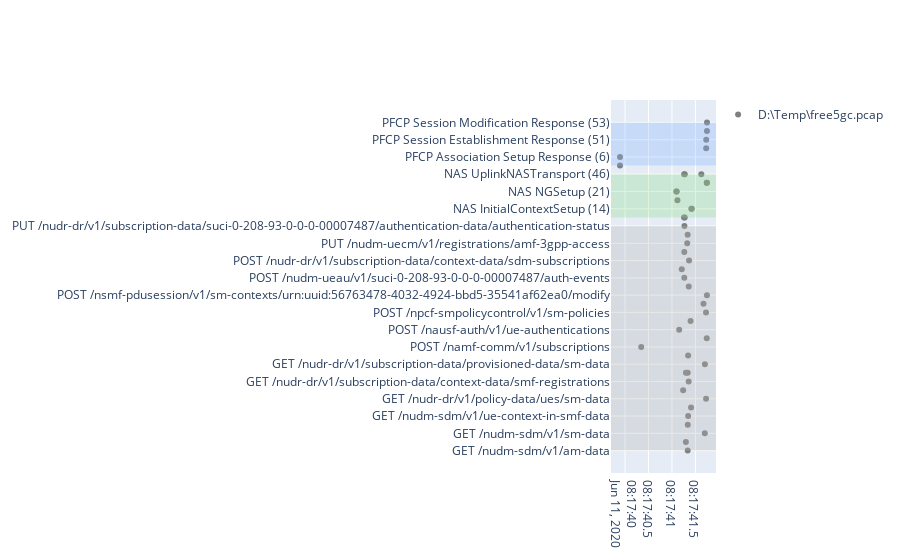

Notebook code cell kept with this figure:
### Code cell
fig = go.Figure(data=plot_data)
fig.update_layout(shapes=trace_plotting.get_protocol_shapes(packets_df, y_axis='y'))
fig.show()
out_html = ''.join(wireshark_traces.split('.')[0:-1]) + '_pcap_plot.html'
fig.write_html(out_html)

### Figure 1 — Plotly figure (JSON) as saved in the notebook; plotly's stock layout.template omitted (floating-point values rounded to 4 significant figures)
{"data": [{"hovertemplate": "%{text}, %{y}<extra></extra>", "line": {"color": "gray"}, "mode": "markers", "name": "D:\\Temp\\free5gc.pcap", "opacity": 1, "showlegend": true, "text": ["Frame 110, 08:17:41.335409", "Frame 78, 08:17:41.296634", "Frame 185, 08:17:41.699858", "Frame 116, 08:17:41.336300", "Frame 127, 08:17:41.345069", "Frame 163, 08:17:41.405894", "Frame 207, 08:17:41.726393", "Frame 31, 08:17:41.238330", "Frame 130, 08:17:41.355693", "Frame 82, 08:17:41.296955", "Frame 111, 08:17:41.335479", "Frame 193, 08:17:41.701599", "Frame 119, 08:17:41.343847", "Frame 4, 08:17:40.344713", "Frame 224, 08:17:41.740371", "Frame 17, 08:17:41.153836", "Frame 156, 08:17:41.396603", "Frame 201, 08:17:41.725720", "Frame 177, 08:17:41.672186", "Frame 236, 08:17:41.744812", "Frame 138, 08:17:41.356973", "Frame 54, 08:17:41.263176", "Frame 24, 08:17:41.208968", "Frame 143, 08:17:41.364491", "Frame 47, 08:17:41.262545", "Frame 94, 08:17:41.325018", "Frame 101, 08:17:41.333893", "Frame 60, 08:17:41.265542", "Frame 44, 08:17:41.257120", "Frame 72, 08:17:41.271566", "Frame 171, 08:17:41.413343", "Frame 174, 08:17:41.422215", "Frame 15, 08:17:41.116638", "Frame 13, 08:17:41.092163", "Frame 14, 08:17:41.100687", "Frame 228, 08:17:41.741822", "Frame 233, 08:17:41.743234", "Frame 45, 08:17:41.260714", "Frame 76, 08:17:41.272989", "Frame 175, 08:17:41.625842", "Frame 1, 08:17:39.892699", "Frame 2, 08:17:39.893213", "Frame 216, 08:17:41.729255", "Frame 219, 08:17:41.730133", "Frame 243, 08:17:41.745586", "Frame 245, 08:17:41.746409"], "type": "scatter", "x": ["2020-06-11T08:17:41.335409164", "2020-06-11T08:17:41.296634197", "2020-06-11T08:17:41.699858904", "2020-06-11T08:17:41.336300373", "2020-06-11T08:17:41.345069885", "2020-06-11T08:17:41.405894756", "2020-06-11T08:17:41.726393938", "2020-06-11T08:17:41.238330603", "2020-06-11T08:17:41.355693579", "2020-06-11T08:17:41.296955824", "2020-06-11T08:17:41.335479021", "2020-06-11T08:17:41.701599121", "2020-06-11T08:17:41.343847990", "2020-06-11T08:17:40.344713211", "2020-06-11T08:17:41.740371466", "2020-06-11T08:17:41.153836250", "2020-06-11T08:17:41.396603823", "2020-06-11T08:17:41.725720167", "2020-06-11T08:17:41.672186136", "2020-06-11T08:17:41.744812965", "2020-06-11T08:17:41.356973886", "2020-06-11T08:17:41.263176917", "2020-06-11T08:17:41.208968639", "2020-06-11T08:17:41.364491940", "2020-06-11T08:17:41.262545823", "2020-06-11T08:17:41.325018406", "2020-06-11T08:17:41.333893538", "2020-06-11T08:17:41.265542746", "2020-06-11T08:17:41.257120132", "2020-06-11T08:17:41.271566868", "2020-06-11T08:17:41.413343430", "2020-06-11T08:17:41.422215939", "2020-06-11T08:17:41.116638899", "2020-06-11T08:17:41.092163801", "2020-06-11T08:17:41.100687742", "2020-06-11T08:17:41.741822481", "2020-06-11T08:17:41.743234396", "2020-06-11T08:17:41.260714293", "2020-06-11T08:17:41.272989511", "2020-06-11T08:17:41.625842810", "2020-06-11T08:17:39.892699957", "2020-06-11T08:17:39.893213987", "2020-06-11T08:17:41.729255915", "2020-06-11T08:17:41.730133533", "2020-06-11T08:17:41.745586634", "2020-06-11T08:17:41.746409655"], "y": ["GET /nudm-sdm/v1/am-data", "GET /nudm-sdm/v1/nssai", "GET /nudm-sdm/v1/sm-data", "GET /nudm-sdm/v1/smf-select-data", "GET /nudm-sdm/v1/ue-context-in-smf-data", "GET /nudr-dr/v1/policy-data/ues/am-data", "GET /nudr-dr/v1/policy-data/ues/sm-data", "GET /nudr-dr/v1/subscription-data/authentication-data/authentication-subscription", "GET /nudr-dr/v1/subscription-data/context-data/smf-registrations", "GET /nudr-dr/v1/subscription-data/provisioned-data/am-data", "GET /nudr-dr/v1/subscription-data/provisioned-data/am-data", "GET /nudr-dr/v1/subscription-data/provisioned-data/sm-data", "GET /nudr-dr/v1/subscription-data/provisioned-data/smf-selection-subscription-data", "POST /namf-comm/v1/subscriptions", "POST /namf-comm/v1/ue-contexts/n1-n2-messages", "POST /nausf-auth/v1/ue-authentications", "POST /npcf-am-policy-control/v1/policies", "POST /npcf-smpolicycontrol/v1/sm-policies", "POST /nsmf-pdusession/v1/sm-contexts", "POST /nsmf-pdusession/v1/sm-contexts/urn:uuid:56763478-4032-4924-bbd5-35541af62ea0/modify", "POST /nudm-sdm/v1/sdm-subscriptions", "POST /nudm-ueau/v1/suci-0-208-93-0-0-0-00007487/auth-events", "POST /nudm-ueau/v1/suci-0-208-93-0-0-0-00007487/security-information/generate-auth-data", "POST /nudr-dr/v1/subscription-data/context-data/sdm-subscriptions", "PUT /nausf-auth/v1/ue-authentications/suci-0-208-93-0-0-0-00007487g-aka-confirmation", "PUT /nudm-uecm/v1/registrations/amf-3gpp-access", "PUT /nudr-dr/v1/subscription-data/context-data/amf-3gpp-access", "PUT /nudr-dr/v1/subscription-data/suci-0-208-93-0-0-0-00007487/authentication-data/authentication-status", "NAS DownlinkNASTransport (4)", "NAS DownlinkNASTransport (4)", "NAS InitialContextSetup (14)", "NAS InitialContextSetup (14)", "NAS InitialUEMessage (15)", "NAS NGSetup (21)", "NAS NGSetup (21)", "NAS PDUSessionResourceSetup (29)", "NAS PDUSessionResourceSetup (29)", "NAS UplinkNASTransport (46)", "NAS UplinkNASTransport (46)", "NAS UplinkNASTransport (46)", "PFCP Association Setup Request (5)", "PFCP Association Setup Response (6)", "PFCP Session Establishment Request (50)", "PFCP Session Establishment Response (51)", "PFCP Session Modification Request (52)", "PFCP Session Modification Response (53)"]}], "layout": {"shapes": [{"fillcolor": "#8cd98c", "line": {"width": 0}, "opacity": 0.3, "type": "rect", "x0": 0, "x1": 1, "xref": "paper", "y0": "NAS DownlinkNASTransport (4)", "y1": "NAS UplinkNASTransport (46)", "yref": "y"}, {"fillcolor": "#b3b3b3", "line": {"width": 0}, "opacity": 0.3, "type": "rect", "x0": 0, "x1": 1, "xref": "paper", "y0": "GET /nudm-sdm/v1/am-data", "y1": "PUT /nudr-dr/v1/subscription-data/suci-0-208-93-0-0-0-00007487/authentication-data/authentication-status", "yref": "y"}, {"fillcolor": "#80b3ff", "line": {"width": 0}, "opacity": 0.3, "type": "rect", "x0": 0, "x1": 1, "xref": "paper", "y0": "PFCP Association Setup Request (5)", "y1": "PFCP Session Modification Response (53)", "yref": "y"}]}}
